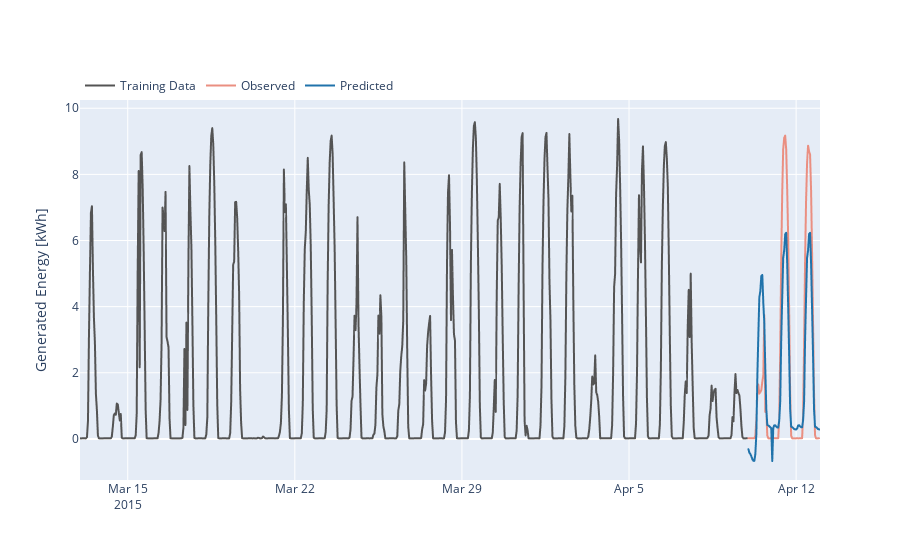

Notebook source saved alongside this figure:
### Code cell
fig = go.Figure(go.Scattergl(
    x=data[start_train: end_train].index,
    y=data['Generated Energy'][start_train: end_train],
    name="Training Data",
    line=dict(color='rgb(84, 84, 84)')
))

fig.add_trace(go.Scattergl(
    x=data[start_test: end_test].index,
    y=data['Generated Energy'][start_test: end_test],
    name="Observed",
    line=dict(color='rgb(234,143,129)')
))

fig.add_trace(go.Scattergl(
    x=predictions.index,
    y=predictions['predicted_mean'],
    name="Predicted",
    line=dict(color='rgb(32,115,171)')
))

fig.update_yaxes(title="Generated Energy [kWh]")
fig.update_layout(template="plotly",
                  legend=dict(orientation="h",
                              yanchor="bottom",
                              y=1,
                              xanchor="left",
                              x=0))

fig.write_html("slidingwindowarima/window_sarimax_producing.html")
fig.show()

print("Done")
